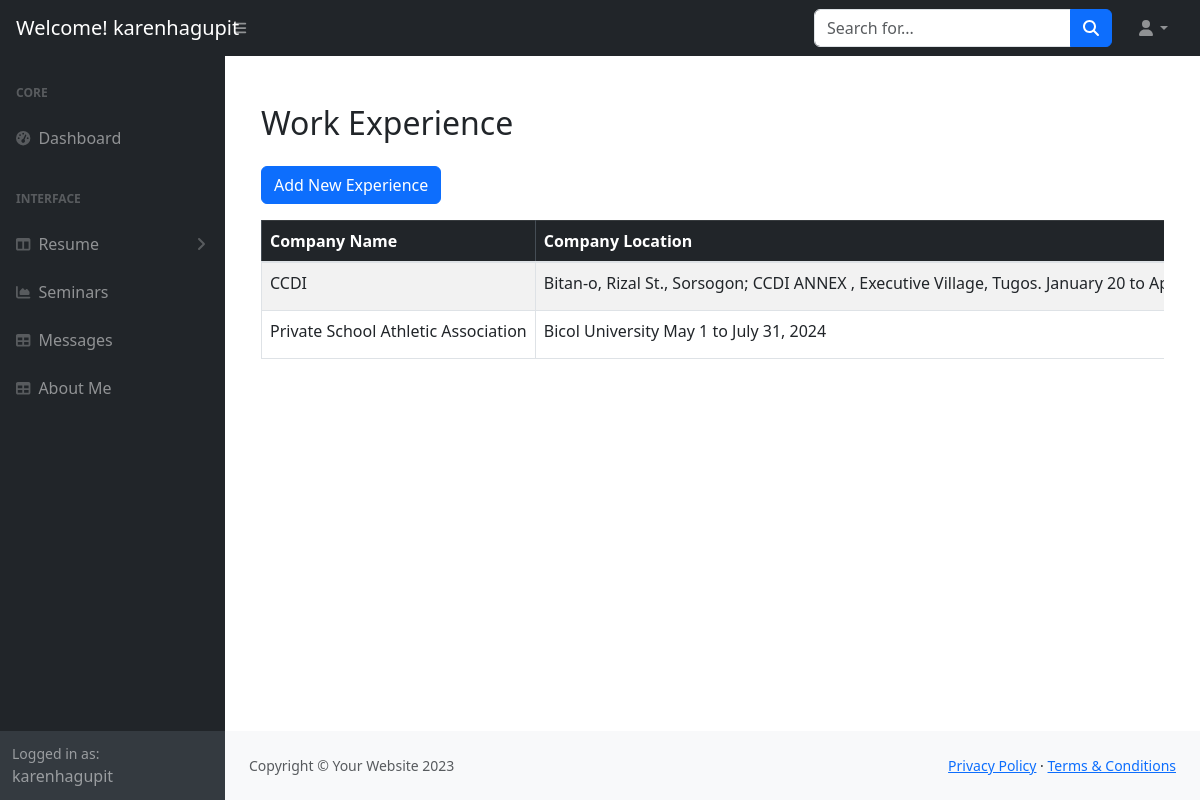
The app's page /dashboard/dashboard/experiencedash.php (signed in) with its own data.
### tables this page shows
CREATE TABLE `experience` (
  `id` int(11) NOT NULL,
  `user_id` int(11) NOT NULL,
  `company_name` varchar(255) NOT NULL,
  `company_location` varchar(255) DEFAULT NULL,
  `job_title` varchar(255) NOT NULL,
  `date_started` date NOT NULL,
  `date_ended` date DEFAULT NULL,
  `job_description` text DEFAULT NULL
);

### dashboard/dashboard/experiencedash.php (the view, shortened to what this page needs)
<?php
$servername = "localhost";
$username = "u734514591_kenruss";
$password = "RUSSken0617";
$dbname = "u734514591_kenruss";
$conn = new mysqli($servername, $username, $password, $dbname);
$sql = "SELECT * FROM experience";
$result = $conn->query($sql);
$username = $_SESSION['user'];
?>
<!DOCTYPE html>
<html lang="en">
    <head>
        <link href="https://cdn.jsdelivr.net/npm/simple-datatables@7.1.2/dist/style.min.css" rel="stylesheet" />
        <link rel="stylesheet" href="https://maxcdn.bootstrapcdn.com/bootstrap/4.5.2/css/bootstrap.min.css">
        <link href="css/styles.css" rel="stylesheet" />
        <link href="https://cdn.jsdelivr.net/npm/bootstrap@5.3.0-alpha1/dist/css/bootstrap.min.css" rel="stylesheet">
        <link href="https://cdn.jsdelivr.net/npm/bootstrap-icons@1.7.2/font/bootstrap-icons.css" rel="stylesheet">
    </head>
    <body class="sb-nav-fixed">
        <nav class="sb-topnav navbar navbar-expand navbar-dark bg-dark">
            <a class="navbar-brand ps-3" href="index.html">Welcome! <?php echo htmlspecialchars($username); ?></h1></a>
            <button class="btn btn-link btn-sm order-1 order-lg-0 me-4 me-lg-0" id="sidebarToggle" href="#!"><i class="fas fa-bars"></i></button>
            <form class="d-none d-md-inline-block form-inline ms-auto me-0 me-md-3 my-2 my-md-0">
                <div class="input-group">
                    <input class="form-control" type="text" placeholder="Search for..." aria-label="Search for..." aria-describedby="btnNavbarSearch" />
                    <button class="btn btn-primary" id="btnNavbarSearch" type="button"><i class="fas fa-search"></i></button>
                </div>
            </form>
            <ul class="navbar-nav ms-auto ms-md-0 me-3 me-lg-4">
                <li class="nav-item dropdown">
                    <a class="nav-link dropdown-toggle" id="navbarDropdown" href="#" role="button" data-bs-toggle="dropdown" aria-expanded="false"><i class="fas fa-user fa-fw"></i></a>
                </li>
            </ul>
        </nav>
        <div id="layoutSidenav">
            <div id="layoutSidenav_nav">
                <nav class="sb-sidenav accordion sb-sidenav-dark" id="sidenavAccordion">
                    <div class="sb-sidenav-menu">
                        <div class="nav">
                            <div class="sb-sidenav-menu-heading">Core</div>
                            <a class="nav-link" href="dashboard.php">
                                <div class="sb-nav-link-icon"><i class="fas fa-tachometer-alt"></i></div>
                                Dashboard
                            </a>
                            <div class="sb-sidenav-menu-heading">Interface</div>
                            <a class="nav-link collapsed" href="#" data-bs-toggle="collapse" data-bs-target="#collapseLayouts" aria-expanded="false" aria-controls="collapseLayouts">
                                <div class="sb-nav-link-icon"><i class="fas fa-columns"></i></div>
                                Resume
                                <div class="sb-sidenav-collapse-arrow"><i class="fas fa-angle-down"></i></div>
                            </a>
                            <a class="nav-link" href="dash_seminar.php">
                                <div class="sb-nav-link-icon"><i class="fas fa-chart-area"></i></div>
                                Seminars
                            </a>
                            <a class="nav-link" href="message.php">
                                <div class="sb-nav-link-icon"><i class="fas fa-table"></i></div>
                                Messages
                            </a>
                            <a class="nav-link" href="dash_about.php">
                                <div class="sb-nav-link-icon"><i class="fas fa-table"></i></div>
                                About Me
                            </a>
                        </div>
                    </div>
                    <div class="sb-sidenav-footer">
                        <div class="small">Logged in as:</div>
                        <?php echo htmlspecialchars($username); ?>
                    </div>
                </nav>
            </div>
            <div id="layoutSidenav_content">
                <main>
                    <div class="container-fluid px-4">
                        <div class="container mt-5">
        <h2 class="mb-4">Work Experience</h2>
        <a href="add_experience.php" class="btn btn-primary mb-3">Add New Experience</a>
        <div class="table-container">
        <table class="table table-striped table-hover table-bordered">
    <thead class="table-dark">
        <tr>
            <th>Company Name</th>
            <th>Company Location</th>
        </tr>
    </thead>
    <tbody>
        <?php
        if ($result->num_rows > 0) {
            while ($row = $result->fetch_assoc()) {
                $job_description = htmlspecialchars($row["job_description"]);
                $short_description = strlen($job_description) > 15 ? substr($job_description, 0, 15) . '...' : $job_description;
                echo "<tr>
                    <td>" . htmlspecialchars($row["company_name"]) . "</td>
                    <td>" . htmlspecialchars($row["company_location"]) . "</td>
                    <td>" . htmlspecialchars($row["job_title"]) . "</td>
                    <td>" . htmlspecialchars($row["date_started"]) . "</td>
                    <td>" . htmlspecialchars($row["date_ended"]) . "</td>
                    <td>" . $short_description . "</td>
                    <td>
                        <a href='view_experience.php?id=" . $row["id"] . "' class='btn btn-sm btn-info'>
                            <i class='fas fa-eye'></i>
                        </a>
                        <a href='edit_experience.php?id=" . $row["id"] . "' class='btn btn-sm btn-warning'>
                            <i class='fas fa-edit'></i>
                        </a>
                        <a href='delete_experience.php?id=" . $row["id"] . "' class='btn btn-sm btn-danger' onclick='return confirm(\"Are you sure?\")'>
                            <i class='fas fa-trash-alt'></i>
                        </a>
                    </td>
                </tr>";
            }
        } else {
            echo "<tr><td colspan='7' class='text-center'>No records found</td></tr>";
        }
        ?>
    </tbody>
</table>
        </div>
    </div>
                </main>
                <footer class="py-4 bg-light mt-auto">
                    <div class="container-fluid px-4">
                        <div class="d-flex align-items-center justify-content-between small">
                            <div class="text-muted">Copyright &copy; Your Website 2023</div>
                            <div>
                                <a href="#">Privacy Policy</a>
                                &middot;
                                <a href="#">Terms &amp; Conditions</a>
                            </div>
                        </div>
                    </div>
                </footer>
            </div>
        </div>
</body>
    </body>
</html>

### dashboard/dashboard/experiencedash.php (style rules this page uses)
.table td, .table th { white-space: nowrap; overflow: hidden; text-overflow: ellipsis; }
.table-container { width: 100%; overflow-x: auto; }

### records on screen
experience: company_name "CCDI", company_location "Bitan-o, Rizal St., Sorsogon; CCDI ANNEX , Executive Village, Tugos. January 20 to…"
experience: company_name "Private School Athletic Association", company_location "Bicol University May 1 to July 31, 2024"

### other values on screen
$username "karenhagupit"
